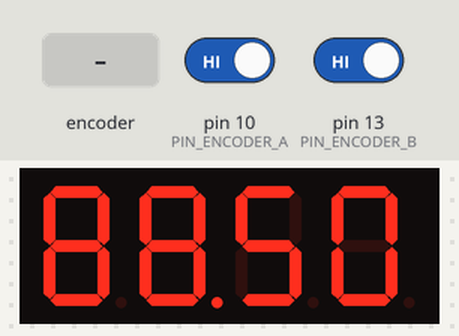
A sketch run on a simulated Arduino Uno, built with avr-gcc and run on an emulated ATmega328P. On the bench: 4-digit seven-segment display. Inputs (shaded band) come from the test bench; at power-on: pin 10 (PIN_ENCODER_A) HIGH, pin 13 (PIN_ENCODER_B) HIGH. What the sketch prints to the serial monitor is not drawn.

Above: at 1.2 s.
1.3 s: rotary encoder on pin 10 (PIN_ENCODER_A) / pin 13 (PIN_ENCODER_B) turned 3 steps (first pin leading)
At 2.5 s:
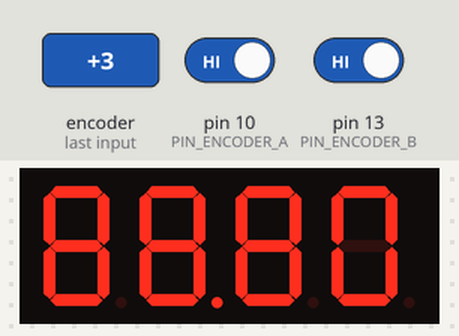
3.4 s: rotary encoder on pin 10 (PIN_ENCODER_A) / pin 13 (PIN_ENCODER_B) turned 1 step (first pin leading)
5.1 s: rotary encoder on pin 10 (PIN_ENCODER_A) / pin 13 (PIN_ENCODER_B) turned 1 step (first pin leading)
At 6.4 s:
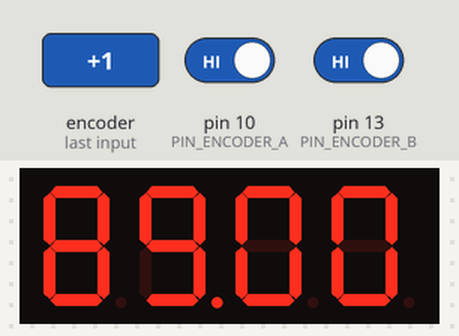
Timing chart, 0 to 8.1 s (numbered marks = the images above; inputs shaded):
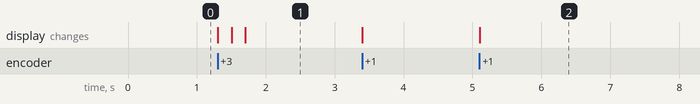

Measured:
- after the input at 1.3 s, the display: first changes at once (image 1 shows a later state)
- after the input at 5.1 s, the display: changes at once (image 2)

The sketch:

seven_seg_with_potentiometer.ino
```cpp
// Enable one of these two #includes and comment out the other.
// Conditional #include doesn't work due to Arduino IDE shenanigans.
#include <Wire.h> // Enable this line if using Arduino Uno, Mega, etc.
//#include <TinyWireM.h> // Enable this line if using Adafruit Trinket, Gemma, etc.

#include "Adafruit_LEDBackpack.h"
#include "Adafruit_GFX.h"

static float justinTestNumber = 88.5;
unsigned long currentTime;
unsigned long loopTime;
const int PIN_ENCODER_A = 10;
const int PIN_ENCODER_B = 13;

unsigned char encoder_A;
unsigned char encoder_B;
unsigned char encoder_A_prev = 0;

Adafruit_7segment matrix = Adafruit_7segment();

void setup() {
#ifndef __AVR_ATtiny85__
  Serial.begin(9600);
  Serial.println("7 Segment Backpack Test");
#endif
  matrix.begin(0x70);

  // print a floating point
  matrix.print(justinTestNumber);
  matrix.writeDisplay();

  // set pins as input with internal pull-up resistors enabled
  pinMode(PIN_ENCODER_A, INPUT);
  pinMode(PIN_ENCODER_B, INPUT);
  digitalWrite(PIN_ENCODER_A, HIGH);
  digitalWrite(PIN_ENCODER_B, HIGH);

  currentTime = millis();
  loopTime = currentTime;
}

void loop()
{
  currentTime = millis();
  if (currentTime >= (loopTime + 5))
  {
    encoder_A = digitalRead(PIN_ENCODER_A);
    encoder_B = digitalRead(PIN_ENCODER_B);
    if ((!encoder_A) && (encoder_A_prev))
    {
      if (encoder_B)
      {
        // add a number
        justinTestNumber += 0.1;
        if (justinTestNumber > 108.0)
        {
          justinTestNumber = 87.5;
        }
      }
      else
      {
        // subtract a number
        justinTestNumber -= 0.1;
        if (justinTestNumber < 87.5)
        {
          justinTestNumber = 108.0;
        }
      }
    }

    encoder_A_prev = encoder_A;
    matrix.print(justinTestNumber);
    matrix.writeDisplay();
  }
}

//87.5-108
```
